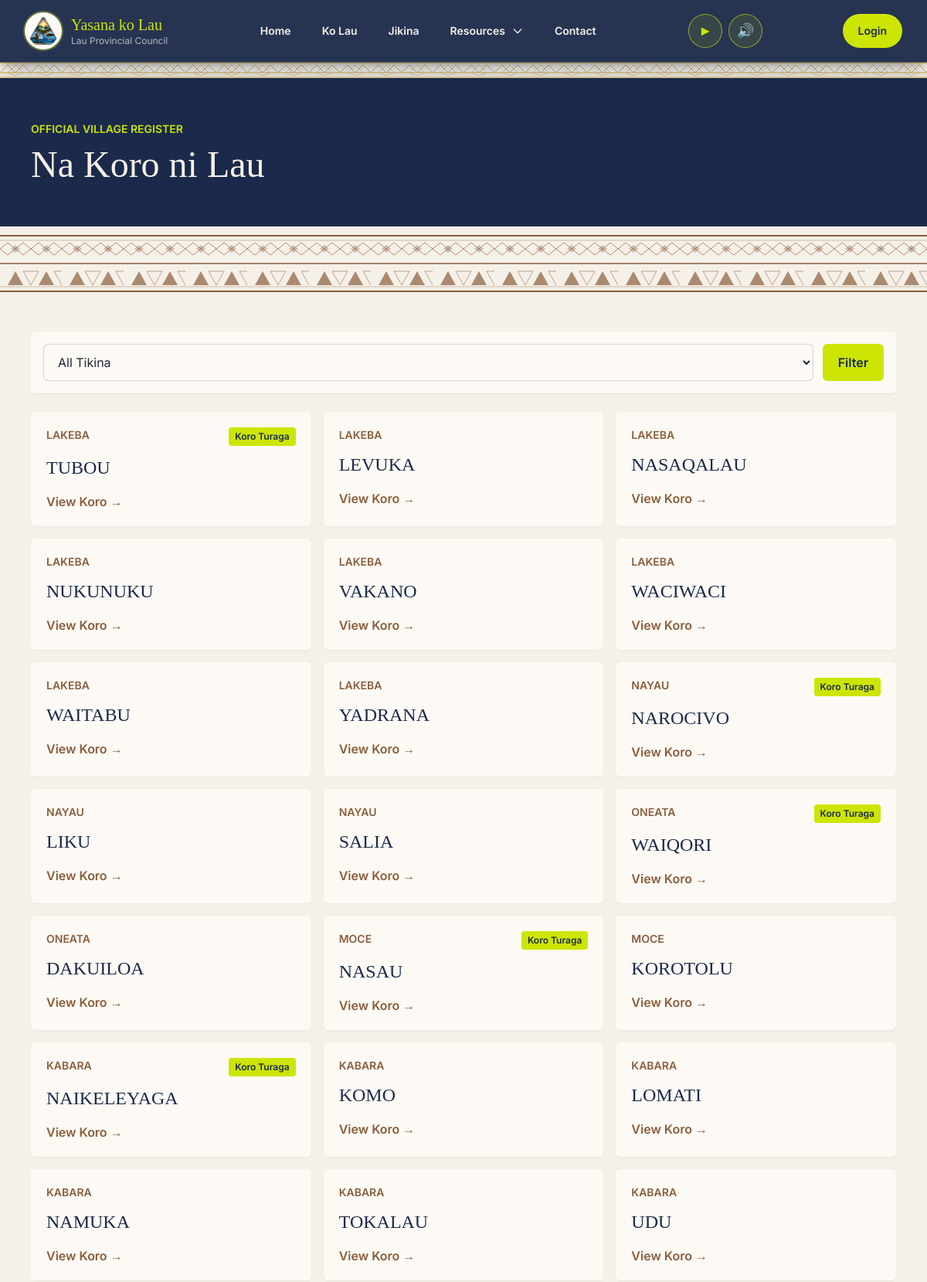
The app's page /koro/ (upper part) with its own data.
### koro/models.py (models this page shows, shortened)
class Koro(models.Model):
    name = models.CharField(max_length=100)
    slug = models.SlugField(max_length=120, unique=True, blank=True)
    tikina = models.ForeignKey("tikina.Tikina", on_delete=models.PROTECT, related_name="koro")
    is_koro_turaga = models.BooleanField(
        default=False,
        help_text="True if this village is the Koro Turaga (principal village) of its Tikina",
    )
    population = models.PositiveIntegerField(null=True, blank=True)
    notes = models.CharField(max_length=255, blank=True)
    description = models.TextField(blank=True)
    cover_image = models.ImageField(upload_to="koro/covers/", blank=True, null=True)
    turaga_ni_koro = models.OneToOneField(
        "accounts.UserProfile",
        on_delete=models.SET_NULL,
        null=True,
        blank=True,
        related_name="koro_managed",
        help_text="The Turaga ni Koro user assigned to this village",
    )
    created_at = models.DateTimeField(auto_now_add=True)
    updated_at = models.DateTimeField(auto_now=True)
    class Meta:
        ordering = ["tikina__number", "-is_koro_turaga", "name"]
        verbose_name = "Koro"
        verbose_name_plural = "Koro"
        constraints = [
            models.UniqueConstraint(fields=["name", "tikina"], name="unique_koro_name_per_tikina"),
            models.UniqueConstraint(
                fields=["tikina"],
                condition=Q(is_koro_turaga=True),
                name="unique_koro_turaga_per_tikina",
            ),
        ]

### tikina/models.py (models this page shows, shortened)
class Tikina(models.Model):
    number = models.PositiveSmallIntegerField(unique=True, help_text="Official order number (1-13)")
    name = models.CharField(max_length=100, unique=True, help_text="Official Fijian name in UPPERCASE")
    slug = models.SlugField(max_length=120, unique=True, blank=True)
    koro_turaga = models.CharField(max_length=100, help_text="Principal village / seat of the Tikina")
    official_koro_count = models.PositiveSmallIntegerField(default=0)
    island_group = models.CharField(max_length=100, blank=True)
    population = models.PositiveIntegerField(default=0)
    mataqali_count = models.PositiveIntegerField(default=0)
    description = models.TextField(blank=True)
    cover_image = models.ImageField(upload_to="tikina/covers/", blank=True, null=True)
    is_active = models.BooleanField(default=True)
    mata_ni_tikina = models.OneToOneField(
        "accounts.UserProfile",
        on_delete=models.SET_NULL,
        null=True,
        blank=True,
        related_name="tikina_managed",
        help_text="The Mata ni Tikina user assigned to this Tikina",
    )
    class Meta:
        ordering = ["number"]
        verbose_name = "Tikina"
        verbose_name_plural = "Tikina"

### koro/views.py (the view)
# urls.py: path("", KoroListView.as_view(), name="list"),
class KoroListView(ListView):
    model = Koro
    template_name = "koro/list.html"
    context_object_name = "koro_list"
    def get_queryset(self):
        qs = Koro.objects.select_related("tikina", "turaga_ni_koro", "turaga_ni_koro__user")
        tikina = self.request.GET.get("tikina")
        if tikina:
            qs = qs.filter(tikina__slug=tikina)
        return qs
    def get_context_data(self, **kwargs):
        context = super().get_context_data(**kwargs)
        context["tikina_list"] = Tikina.objects.all()
        context["selected_tikina"] = self.request.GET.get("tikina", "")
        return context

### accounts/context_processors.py (called while the page is built, shortened)
def membership(request):
    if not request.user.is_authenticated:
        return {"membership_type": "", "is_roko_user": False, "current_role_group": "", "current_role_label": ""}

### templates/koro/list.html (shortened to what this page needs)
{% extends "base.html" %}
{% block content %}
<section class="bg-lau-navy text-lau-cream">
  <div class="max-w-6xl mx-auto px-4 py-14">
    <p class="text-sm font-semibold uppercase text-lau-gold">Official village register</p>
    <h1 class="mt-3 font-display text-4xl md:text-5xl">Na Koro ni Lau</h1>
  </div>
</section>
{% include "partials/masi_divider.html" %}
<section class="max-w-6xl mx-auto px-4 py-10">
  <form class="grid gap-3 rounded-md bg-lau-white p-4 shadow-sm md:grid-cols-[1fr_auto]" method="get">
    <select class="lau-input" name="tikina">
      <option value="">All Tikina</option>
    </select>
    <button class="rounded-md bg-lau-gold px-5 py-3 font-semibold text-lau-navy">Filter</button>
  </form>
  <div class="mt-6 grid gap-4 md:grid-cols-2 lg:grid-cols-3">
    {% for koro in koro_list %}
      <article class="rounded-md bg-lau-white p-5 shadow-sm">
        <div class="flex items-start justify-between gap-3">
          <span class="text-sm font-semibold text-lau-earth">{{ koro.tikina.name }}</span>
          {% if koro.is_koro_turaga %}<span class="rounded bg-lau-gold px-2 py-1 text-xs font-semibold text-lau-navy">Koro Turaga</span>{% endif %}
        </div>
        <h2 class="mt-3 font-display text-2xl text-lau-navy">{{ koro.name }}</h2>
        <a class="mt-4 inline-flex font-semibold text-lau-earth" href="{% url 'koro:detail' koro.slug %}">View Koro &rarr;</a>
      </article>
    {% empty %}
      <p class="rounded-md bg-lau-white p-5 text-gray-700">No Koro data has been loaded yet.</p>
    {% endfor %}
  </div>
</section>
{% endblock %}

### templates/base.html (style rules this page uses)
.lau-input { width: 100%; min-height: 44px; border-radius: 0.375rem; border: 1px solid rgba(27, 42, 74, 0.18); background: #FDFAF5; padding: 0.75rem 0.875rem; color: #1f2937; outline: none; }

### records on screen
Koro: tikina.name "LAKEBA", is_koro_turaga "Koro Turaga", name "TUBOU"
Koro: tikina.name "LAKEBA", name "LEVUKA"
Koro: tikina.name "LAKEBA", name "NASAQALAU"
Koro: tikina.name "LAKEBA", name "NUKUNUKU"
Koro: tikina.name "LAKEBA", name "VAKANO"
Koro: tikina.name "LAKEBA", name "WACIWACI"
Koro: tikina.name "LAKEBA", name "WAITABU"
Koro: tikina.name "LAKEBA", name "YADRANA"
Koro: tikina.name "NAYAU", is_koro_turaga "Koro Turaga", name "NAROCIVO"
Koro: tikina.name "NAYAU", name "LIKU"
Koro: tikina.name "NAYAU", name "SALIA"
Koro: tikina.name "ONEATA", is_koro_turaga "Koro Turaga", name "WAIQORI"
Koro: tikina.name "ONEATA", name "DAKUILOA"
Koro: tikina.name "MOCE", is_koro_turaga "Koro Turaga", name "NASAU"
Koro: tikina.name "MOCE", name "KOROTOLU"
Koro: tikina.name "KABARA", is_koro_turaga "Koro Turaga", name "NAIKELEYAGA"
Koro: tikina.name "KABARA", name "KOMO"
Koro: tikina.name "KABARA", name "LOMATI"
Koro: tikina.name "KABARA", name "NAMUKA"
Koro: tikina.name "KABARA", name "TOKALAU"
Koro: tikina.name "KABARA", name "UDU"
